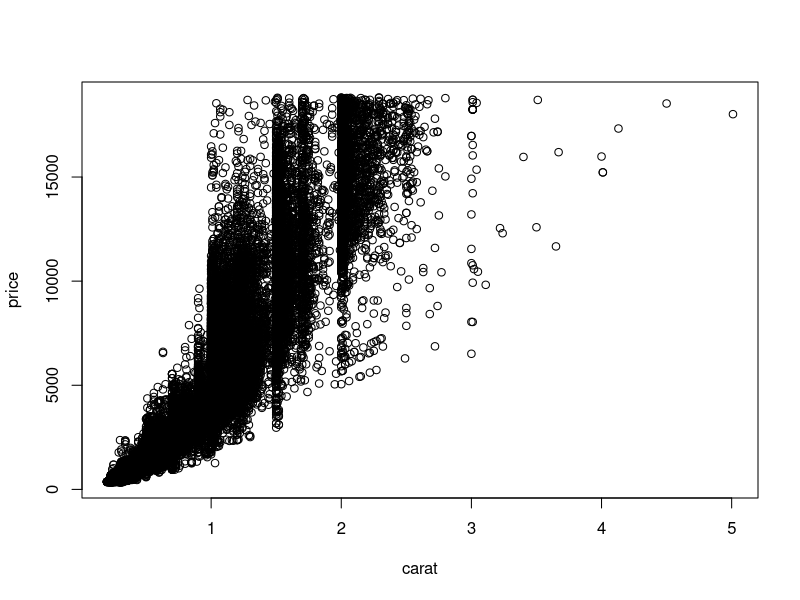
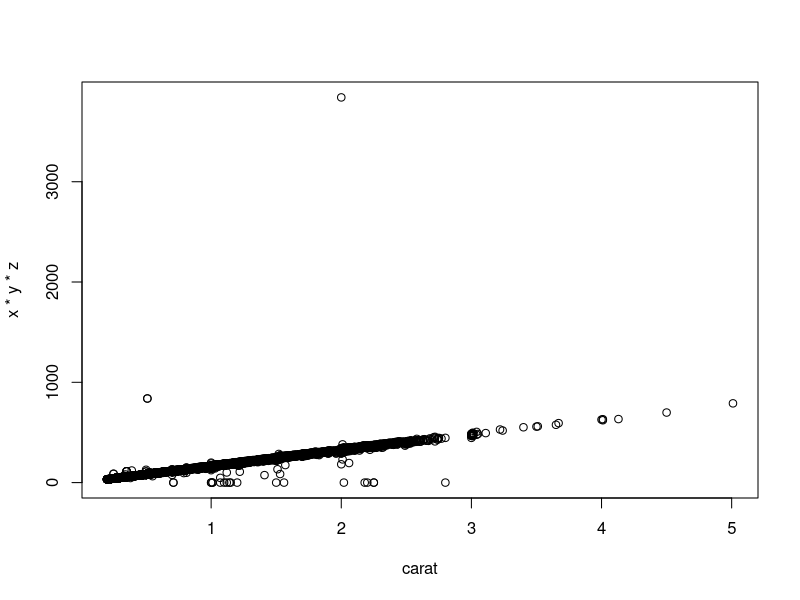
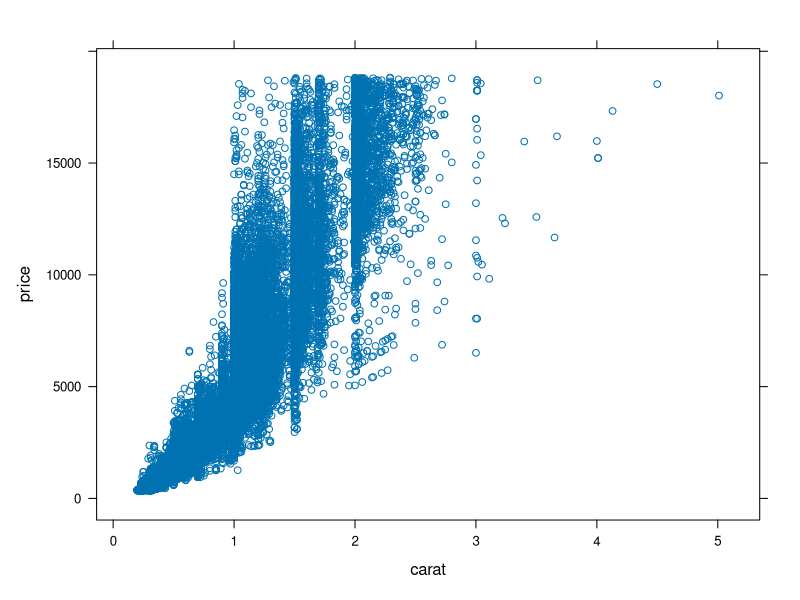
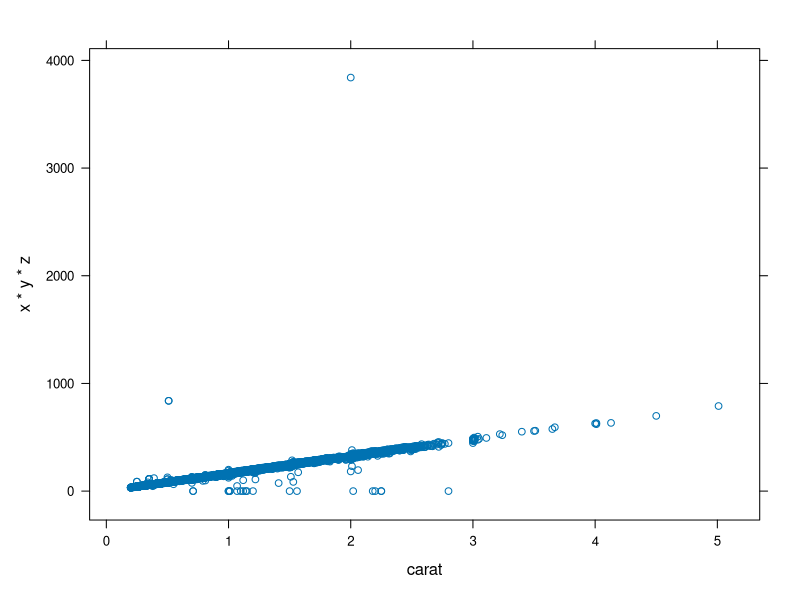
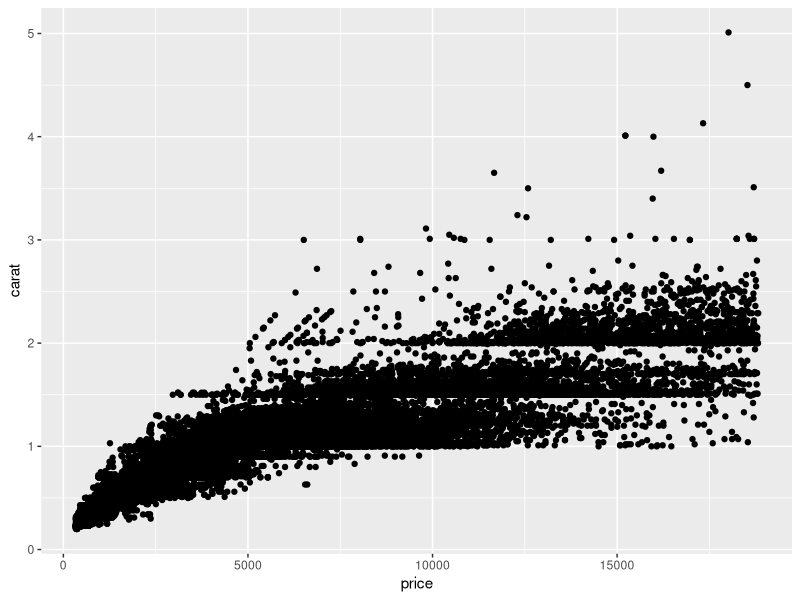
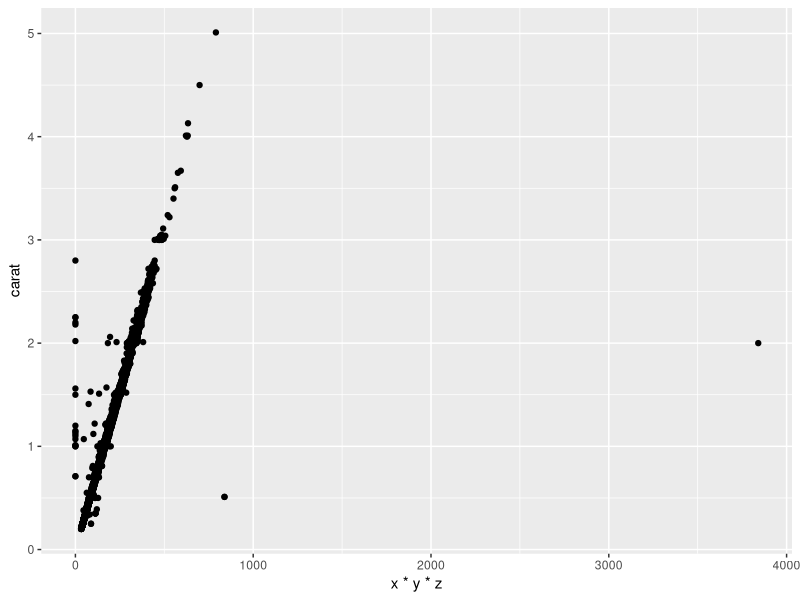
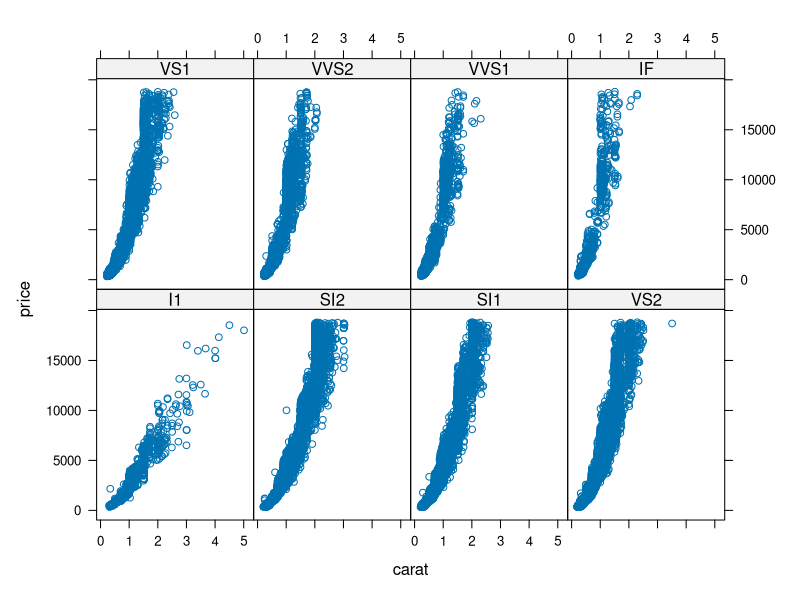
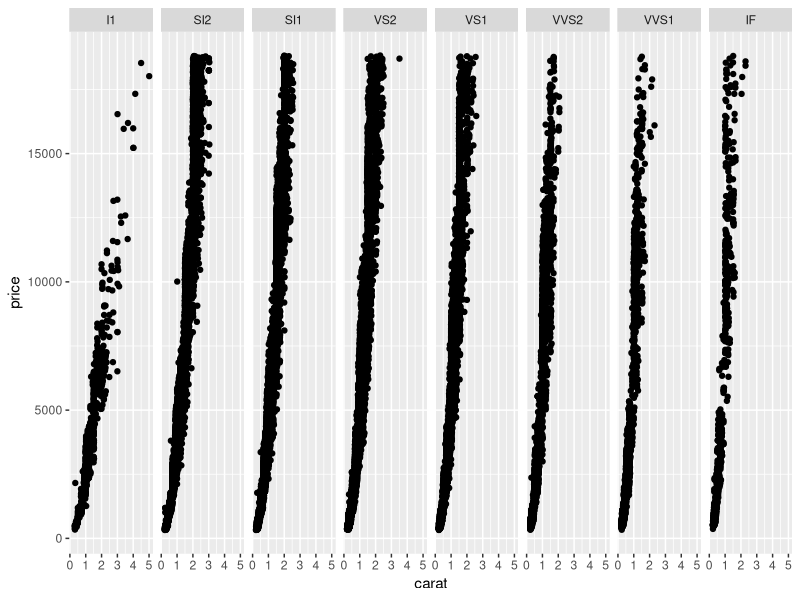

Source code (R) for these figures, in order:
# Graphics R code for
# Introduction to R workshop
# Ryan Womack, rwomack@rutgers.edu
# 2018-10-06 version

###################################################
### code chunk number 1: setup (eval = FALSE)
###################################################
## install.packages("lattice",dependencies=TRUE)
## install.packages("ggplot2",dependencies=TRUE)


###################################################
### code chunk number 2: data
###################################################
library(lattice)
library(ggplot2)
data(diamonds)
?diamonds
attach(diamonds)


###################################################
### code chunk number 3: scatterplot
###################################################
plot(price~carat)
plot(x*y*z~carat)
xyplot(price~carat)
xyplot(x*y*z~carat)
qplot(price,carat)
qplot(x*y*z,carat)


###################################################
### code chunk number 4: grouped_scatterplots
###################################################
xyplot(price~carat| clarity)
ggplot(diamonds, aes(carat,price)) + facet_grid(.~clarity) + geom_point()


###################################################
### code chunk number 5: barplot_graphics
###################################################
barplot(table(cut))
barplot(table(clarity))
barplot(table(clarity,cut),beside=TRUE)


###################################################
### code chunk number 6: barchart_lattice
###################################################
barchart(table(cut))
barchart(table(clarity), horizontal=FALSE)
barchart(table(clarity,cut),horizontal=FALSE, stack=FALSE)


###################################################
### code chunk number 7: barchart_using_ggplot
###################################################
ggplot(diamonds, aes(cut) )+ geom_bar(position="stack") 
ggplot(diamonds, aes(clarity) )+ geom_bar(position="stack") 
ggplot(diamonds, aes(clarity)) + facet_grid(.~cut) + geom_bar(position="dodge")


###################################################
### code chunk number 8: groups parameter
###################################################
xyplot(price~carat, groups=cut)
xyplot(price~carat | cut + clarity)
xyplot(price~carat | cut , groups=clarity, auto.key=list(space="right"))


###################################################
### code chunk number 9: store and modify lattice object
###################################################
diamondgraph<-xyplot(price~carat | cut)
update(diamondgraph, aspect="fill", layout=c(1,5))
update(diamondgraph, panel=panel.barchart)
update(diamondgraph, col="tomato") 


###################################################
### code chunk number 10: scatterplot_tweaks
###################################################
plot(price~carat, col="steelblue", pch=3, main="Diamond Data", xlab="weight of diamond in carats", 
	ylab="price of diamond in dollars", xlim=c(0,3))


###################################################
### code chunk number 11: scatterplot_tweaks_in_lattice
###################################################
xyplot(price~carat, col="steelblue", pch=3, main="Diamond Data", xlab="weight of diamond in carats", 
	ylab="price of diamond in dollars", xlim=c(0,3), scales=list(tick.number=10))


###################################################
### code chunk number 12: scatterplot_tweaks_in_ggplot2
###################################################
ggplot(diamonds, aes(carat,price)) + xlim(0,3) + geom_point(colour="steelblue", pch=3) + 
	labs(x="weight of diamond in carats", y="price of diamond in dollars", title="Diamond Data") 


###################################################
### code chunk number 13: PDF
###################################################
pdf(file="output.pdf")
qplot(price,carat)
barchart(table(clarity,cut),horizontal=FALSE, stack=FALSE)
dev.off()


###################################################
### code chunk number 14: regression_line
###################################################
plot(price~carat)
abline(lm(price~carat), col="red")


###################################################
### code chunk number 15: regression_lattice
###################################################
print(xyplot(price~carat, type=c("p","r")))


###################################################
### code chunk number 16: regression_ggplot2
###################################################
print(ggplot(diamonds, aes(carat, price)) + geom_point() + geom_smooth(method=lm))


###################################################
### code chunk number 17: map3
###################################################
library("latticeExtra")
library("mapproj")
data(USCancerRates)
rng <- with(USCancerRates, range(rate.male, rate.female, finite = TRUE)) 
nbreaks <- 50 
breaks <- exp(do.breaks(log(rng), nbreaks)) 
mapplot(rownames(USCancerRates) ~ rate.male + rate.female, data = USCancerRates, breaks = breaks, map = map("county", plot = FALSE, fill = TRUE, projection = "tetra"), scales = list(draw = FALSE), xlab = "", main = "Average yearly deaths due to cancer per 100000") 
